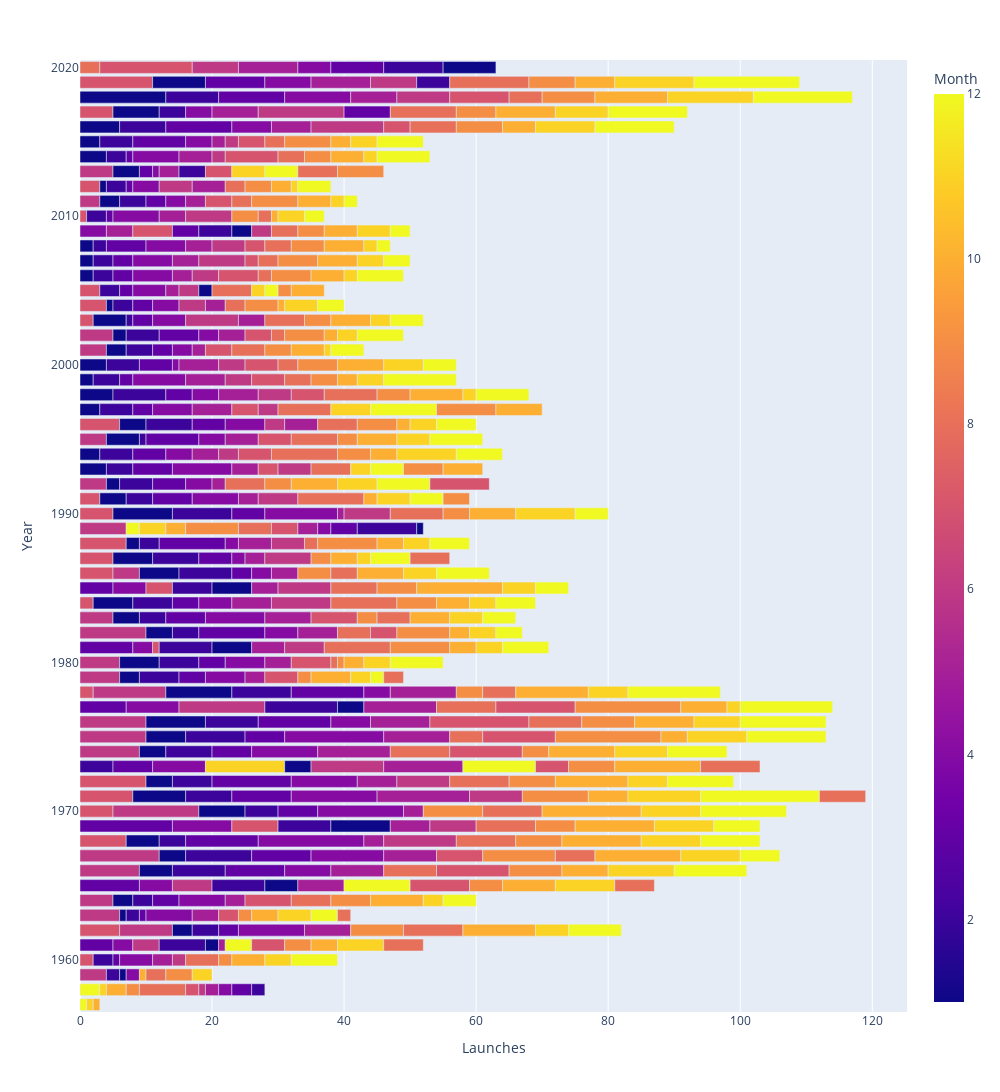

Notebook code for this chart:
### Code cell
## Graph

%matplotlib inline


h_bar = px.bar(launches_per_year, x="Launches", y="Year", color="Month", orientation="h", width=1000, height=2000 )


h_bar.show()

### Figure 1 — Plotly figure (JSON) as saved in the notebook; plotly's stock layout.template omitted (floating-point values rounded to 4 significant figures; data arrays with more than 128 entries replaced by an {"elided": "..."} marker saying what was removed)
{"data": [{"alignmentgroup": "True", "hovertemplate": "Launches=%{x}<br>Year=%{y}<br>Month=%{marker.color}<extra></extra>", "legendgroup": "", "marker": {"color": {"elided": "747 int values"}, "coloraxis": "coloraxis", "pattern": {"shape": ""}}, "name": "", "offsetgroup": "", "orientation": "h", "showlegend": false, "textposition": "auto", "type": "bar", "x": {"elided": "747 int values"}, "xaxis": "x", "y": {"elided": "747 int values"}, "yaxis": "y"}], "layout": {"barmode": "relative", "coloraxis": {"colorbar": {"title": {"text": "Month"}}, "colorscale": [[0, "#0d0887"], [0.1111, "#46039f"], [0.2222, "#7201a8"], [0.3333, "#9c179e"], [0.4444, "#bd3786"], [0.5556, "#d8576b"], [0.6667, "#ed7953"], [0.7778, "#fb9f3a"], [0.8889, "#fdca26"], [1, "#f0f921"]]}, "height": 2000, "legend": {"tracegroupgap": 0}, "margin": {"t": 60}, "width": 1000, "xaxis": {"anchor": "y", "domain": [0, 1], "title": {"text": "Launches"}}, "yaxis": {"anchor": "x", "domain": [0, 1], "title": {"text": "Year"}}}}
